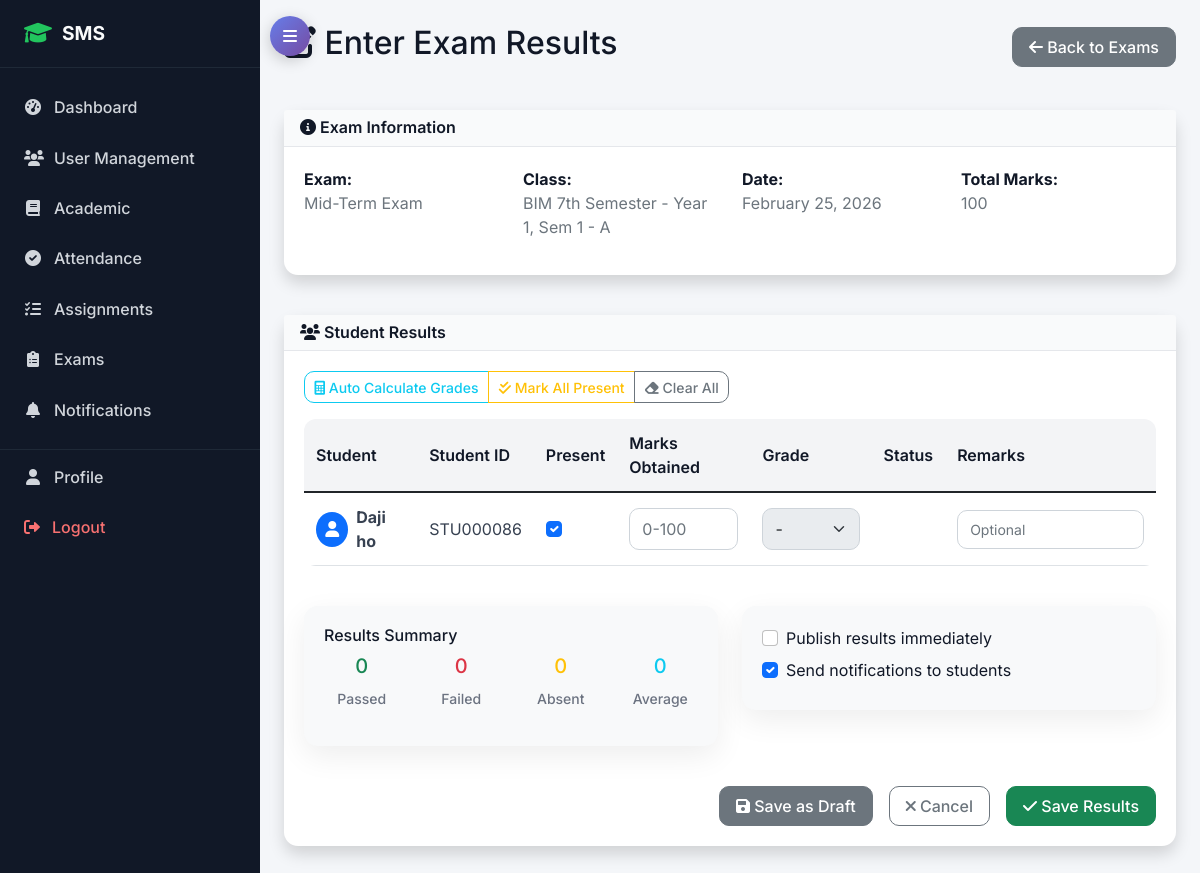
Screenshot of /examination/enter-results/11/ (signed in) with the database file from the repository.
### examination/models.py (models this page shows, shortened)
class Examination(models.Model):
    name = models.CharField(max_length=100)
    exam_type = models.ForeignKey(ExamType, on_delete=models.CASCADE)
    subject = models.ForeignKey(Subject, on_delete=models.CASCADE)
    class_for = models.ForeignKey(Class, on_delete=models.CASCADE)
    exam_date = models.DateField()
    start_time = models.TimeField()
    end_time = models.TimeField()
    total_marks = models.PositiveIntegerField()
    passing_marks = models.PositiveIntegerField()
    instructions = models.TextField(blank=True)
    created_by = models.ForeignKey(TeacherProfile, on_delete=models.CASCADE)
    created_at = models.DateTimeField(auto_now_add=True)

### academic/models.py (models this page shows, shortened)
class Class(models.Model):
    organization = models.ForeignKey('saas.Organization', on_delete=models.CASCADE, related_name='classes', null=True, blank=True)
    name = models.CharField(max_length=50)
    course = models.ForeignKey(Course, on_delete=models.CASCADE)
    year = models.PositiveIntegerField()  # 1st year, 2nd year, etc.
    semester = models.PositiveIntegerField()
    section = models.CharField(max_length=10)
    academic_year = models.ForeignKey(AcademicYear, on_delete=models.CASCADE)
    class_teacher = models.ForeignKey(TeacherProfile, on_delete=models.SET_NULL, null=True, blank=True, related_name='class_teacher_for')
    class Meta:
        constraints = [
            models.UniqueConstraint(fields=['organization', 'course', 'year', 'semester', 'section', 'academic_year'], name='unique_class_per_org'),
        ]

### accounts/models.py (models this page shows, shortened)
class StudentProfile(models.Model):
    user = models.OneToOneField(User, on_delete=models.CASCADE, related_name='student_profile')
    student_id = models.CharField(max_length=20, unique=True)
    admission_date = models.DateField()
    guardian_name = models.CharField(max_length=100)
    guardian_phone = models.CharField(max_length=17)
    guardian_email = models.EmailField()
    emergency_contact = models.CharField(max_length=17)
    blood_group = models.CharField(max_length=5, blank=True)

class User(AbstractUser):
    USER_TYPE_CHOICES = (
        ('admin', 'Admin'),
        ('student', 'Student'),
        ('teacher', 'Teacher'),
        ('parent', 'Parent'),
    )
    organization = models.ForeignKey('saas.Organization', on_delete=models.CASCADE, related_name='users', null=True, blank=True)
    user_type = models.CharField(max_length=10, choices=USER_TYPE_CHOICES)
    phone_regex = RegexValidator(regex=r'^\+?1?\d{9,15}$', message="Phone number must be entered in the format: '+999999999'. Up to 15 digits allowed.")
    phone_number = models.CharField(validators=[phone_regex], max_length=17, blank=True)
    address = models.TextField(blank=True)
    date_of_birth = models.DateField(null=True, blank=True)
    profile_picture = models.ImageField(upload_to='profile_pics/', blank=True, null=True)
    is_active = models.BooleanField(default=True)
    created_at = models.DateTimeField(auto_now_add=True)
    updated_at = models.DateTimeField(auto_now=True)

### examination/views.py (the view, shortened to what this page needs)
# urls.py: path('enter-results/<int:exam_id>/', views.enter_results, name='enter_results'),
@login_required
@user_passes_test(is_teacher_or_admin)
def enter_results(request, exam_id):
    exam = get_object_or_404(Examination, id=exam_id)
    enrollments = StudentEnrollment.objects.filter(
        class_enrolled=exam.class_for,
        is_active=True
    ).select_related('student__user')
    existing_results = {}
    for result in ExamResult.objects.filter(examination=exam):
        existing_results[result.student.id] = result
    students_data = []
    for enrollment in enrollments:
        existing_result = existing_results.get(enrollment.student.id)
        students_data.append({
            'student': enrollment.student,
            'existing_marks': existing_result.marks_obtained if existing_result else '',
            'existing_remarks': existing_result.remarks if existing_result else ''
        })
    context = {
        'exam': exam,
        'students_data': students_data
    }
    return render(request, 'examination/enter_results.html', context)

### templates/examination/enter_results.html (shortened to what this page needs)
{% extends 'base.html' %}
{% block content %}
<div class="row">
    <div class="col-12">
        <div class="d-flex justify-content-between align-items-center mb-4">
            <h2><i class="fas fa-edit"></i> Enter Exam Results</h2>
            <a href="{% url 'examination:exam_list' %}" class="btn btn-secondary">
                <i class="fas fa-arrow-left"></i> Back to Exams
            </a>
        </div>
    </div>
</div>
<div class="row mb-4">
    <div class="col-12">
        <div class="card shadow">
            <div class="card-header bg-primary text-white">
                <h6 class="m-0"><i class="fas fa-info-circle"></i> Exam Information</h6>
            </div>
            <div class="card-body">
                <div class="row">
                    <div class="col-md-3">
                        <strong>Exam:</strong><br>
                        <span class="text-muted">{{ exam.name }}</span>
                    </div>
                    <div class="col-md-3">
                        <strong>Class:</strong><br>
                        <span class="text-muted">{{ exam.class_for.name }}</span>
                    </div>
                    <div class="col-md-3">
                        <strong>Date:</strong><br>
                        <span class="text-muted">{{ exam.exam_date|date:"F d, Y" }}</span>
                    </div>
                    <div class="col-md-3">
                        <strong>Total Marks:</strong><br>
                        <span class="text-muted">{{ exam.total_marks }}</span>
                    </div>
                </div>
            </div>
        </div>
    </div>
</div>
<div class="row">
    <div class="col-12">
        <div class="card shadow">
            <div class="card-header bg-success text-white">
                <h6 class="m-0"><i class="fas fa-users"></i> Student Results</h6>
            </div>
            <div class="card-body">
                <form method="post" id="resultsForm">
                    <div class="mb-3">
                        <div class="btn-group" role="group">
                            <button type="button" class="btn btn-outline-info btn-sm" onclick="calculateGrades()">
                                <i class="fas fa-calculator"></i> Auto Calculate Grades
                            </button>
                            <button type="button" class="btn btn-outline-warning btn-sm" onclick="markAllPresent()">
                                <i class="fas fa-check-double"></i> Mark All Present
                            </button>
                            <button type="button" class="btn btn-outline-secondary btn-sm" onclick="clearAll()">
                                <i class="fas fa-eraser"></i> Clear All
                            </button>
                        </div>
                    </div>
                    <div class="table-responsive">
                        <table class="table table-hover">
                            <thead>
                                <tr>
                                    <th>Student</th>
                                    <th>Student ID</th>
                                    <th>Present</th>
                                    <th>Marks Obtained</th>
                                    <th>Grade</th>
                                    <th>Status</th>
                                    <th>Remarks</th>
                                </tr>
                            </thead>
                            <tbody>
                                {% for data in students_data %}
                                <tr>
                                    <td>
                                        <div class="d-flex align-items-center">
                                            {% if data.student.user.profile_picture %}
                                            <img src="{{ data.student.user.profile_picture.url }}" alt="{{ data.student.user.get_full_name|default:data.student.user.username }}"
                                                 class="rounded-circle me-2" style="width: 35px; height: 35px; object-fit: cover;">
                                            {% else %}
                                            <div class="bg-primary rounded-circle d-flex align-items-center justify-content-center me-2" style="width: 35px; height: 35px;">
                                                <i class="fas fa-user text-white"></i>
                                            </div>
                                            {% endif %}
                                            <strong>
                                                {% if data.student.user.first_name or data.student.user.last_name %}
                                                    {{ data.student.user.first_name }} {{ data.student.user.last_name }}
                                                {% else %}
                                                    {{ data.student.user.username }}
                                                {% endif %}
                                            </strong>
                                        </div>
                                    </td>
                                    <td>{{ data.student.student_id }}</td>
                                    <td>
                                        <input type="checkbox" class="form-check-input present-checkbox"
                                               name="present_{{ data.student.id }}"
                                               data-student-id="{{ data.student.id }}"
                                               {% if data.existing_marks %}checked{% else %}checked{% endif %}>
                                    </td>
                                    <td>
                                        <input type="number" class="form-control marks-input"
                                               name="marks_{{ data.student.id }}"
                                               min="0" max="{{ exam.total_marks }}"
                                               step="0.5"
                                               value="{{ data.existing_marks }}"
                                               data-student-id="{{ data.student.id }}"
                                               placeholder="0-{{ exam.total_marks }}">
                                    </td>
                                    <td>
                                        <select class="form-select grade-select"
                                                name="grade_{{ data.student.id }}"
                                                id="grade_{{ data.student.id }}"
                                                disabled>
                                            <option value="">-</option>
                                        </select>
                                    </td>
                                    <td>
                                        <span class="badge status-badge" id="status_{{ data.student.id }}">-</span>
                                    </td>
                                    <td>
                                        <input type="text" class="form-control form-control-sm"
                                               name="remarks_{{ data.student.id }}"
                                               value="{{ data.existing_remarks }}"
                                               placeholder="Optional">
                                    </td>
                                </tr>
                                {% empty %}
                                <tr>
                                    <td colspan="7" class="text-center text-muted">
                                        <i class="fas fa-info-circle"></i> No students enrolled in this class.
                                    </td>
                                </tr>
                                {% endfor %}
                            </tbody>
                        </table>
                    </div>
                    <div class="row mt-4">
                        <div class="col-md-6">
                            <div class="card bg-light">
                                <div class="card-body">
                                    <h6>Results Summary</h6>
                                    <div class="row text-center">
                                        <div class="col-3">
                                            <h5 class="text-success" id="passedCount">0</h5>
                                            <small>Passed</small>
                                        </div>
                                        <div class="col-3">
                                            <h5 class="text-danger" id="failedCount">0</h5>
                                            <small>Failed</small>
                                        </div>
                                        <div class="col-3">
                                            <h5 class="text-warning" id="absentCount">1</h5>
                                            <small>Absent</small>
                                        </div>
                                        <div class="col-3">
                                            <h5 class="text-info" id="averageMarks">0</h5>
                                            <small>Average</small>
                                        </div>
                                    </div>
                                </div>
                            </div>
                        </div>
                        <div class="col-md-6">
                            <div class="card bg-light">
                                <div class="card-body">
                                    <div class="form-check mb-2">
                                        <input class="form-check-input" type="checkbox" id="publishResults" name="publish_results">
                                        <label class="form-check-label" for="publishResults">
                                            Publish results immediately
                                        </label>
                                    </div>
                                    <div class="form-check mb-2">
                                        <input class="form-check-input" type="checkbox" id="sendNotifications" name="send_notifications" checked>
                                        <label class="form-check-label" for="sendNotifications">
                                            Send notifications to students
                                        </label>
                                    </div>
                                </div>
                            </div>
                        </div>
                    </div>
                    <div class="d-grid gap-2 d-md-flex justify-content-md-end mt-4">
                        <button type="button" class="btn btn-secondary me-md-2" onclick="saveDraft()">
                            <i class="fas fa-save"></i> Save as Draft
                        </button>
                        <a href="{% url 'examination:exam_list' %}" class="btn btn-outline-secondary me-md-2">
                            <i class="fas fa-times"></i> Cancel
                        </a>
                        <button type="submit" class="btn btn-success">
                            <i class="fas fa-check"></i> Save Results
                        </button>
                    </div>
                </form>
            </div>
        </div>
    </div>
</div>
{% endblock %}

### rows the page displays
Examination: name "Mid-Term Exam", class_for.name "BIM 7th Semester - Year 1, Sem 1 - A", exam_date "February 25, 2026", total_marks "100"
StudentProfile: student.user.first_name "Daji", student.user.last_name "ho", student.student_id "STU000086"
